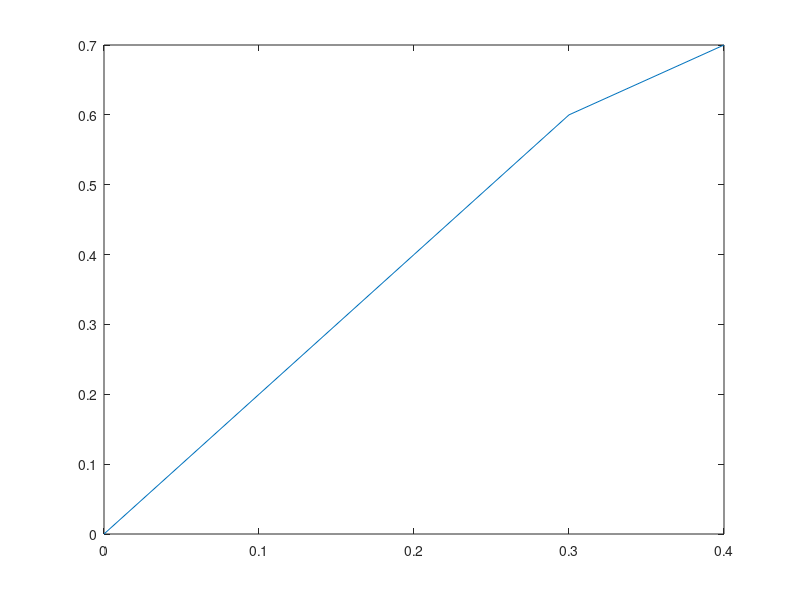

This chart was generated by the following MATLAB code:
% This script directly solves for the forces in 
% elements of a statically-determinate end-to-end 
% axial deformation assemblage, then post-processes
% a displacement field from those.

%%%%%%% Input data %%%%%%%

% Array of Young's moduli of elements:
E = [1,1,1,1];
% Array of cross-sectional areas of elements:
A = [1,1,1,1];
% Array of lengths of nodal positions:
x = [0,0.1,0.2,0.3,0.4];
% Array of nodal forces (no force at constrained left end):
P = [0,0,1,1];
% Displacement BC at left end:
u_0 = 0;

%%%%%%% Derived quantities %%%%%%%

% Number of elements:
N_el = numel(E);
% Number of nodes:
N_node = N_el + 1;
% Array of element lengths:
L = x(2:N_node) - x(1:N_el);
% Array of stiffnesses of elements:
k = E.*A./L;

%%%%%%% Solve for forces one-by-one %%%%%%%

F = zeros(1,N_el);
F(N_el) = P(N_node-1);
for i=N_el-1:-1:1
    F(i) = F(i+1) + P(i);
end

%%%%%%% Post-process results %%%%%%%

% Stress in each element:
sigma = F./A;
% Strain in each element:
epsilon = sigma./E;
% Elongation of each element:
elong = epsilon.*L;
%elong = F./k; % (equivalent)
% Displacement of each node:
u = zeros(1,N_node);
u(1) = u_0;
for i=2:N_node
    u(i) = u(i-1) + elong(i-1);
end

plot(x,u);

